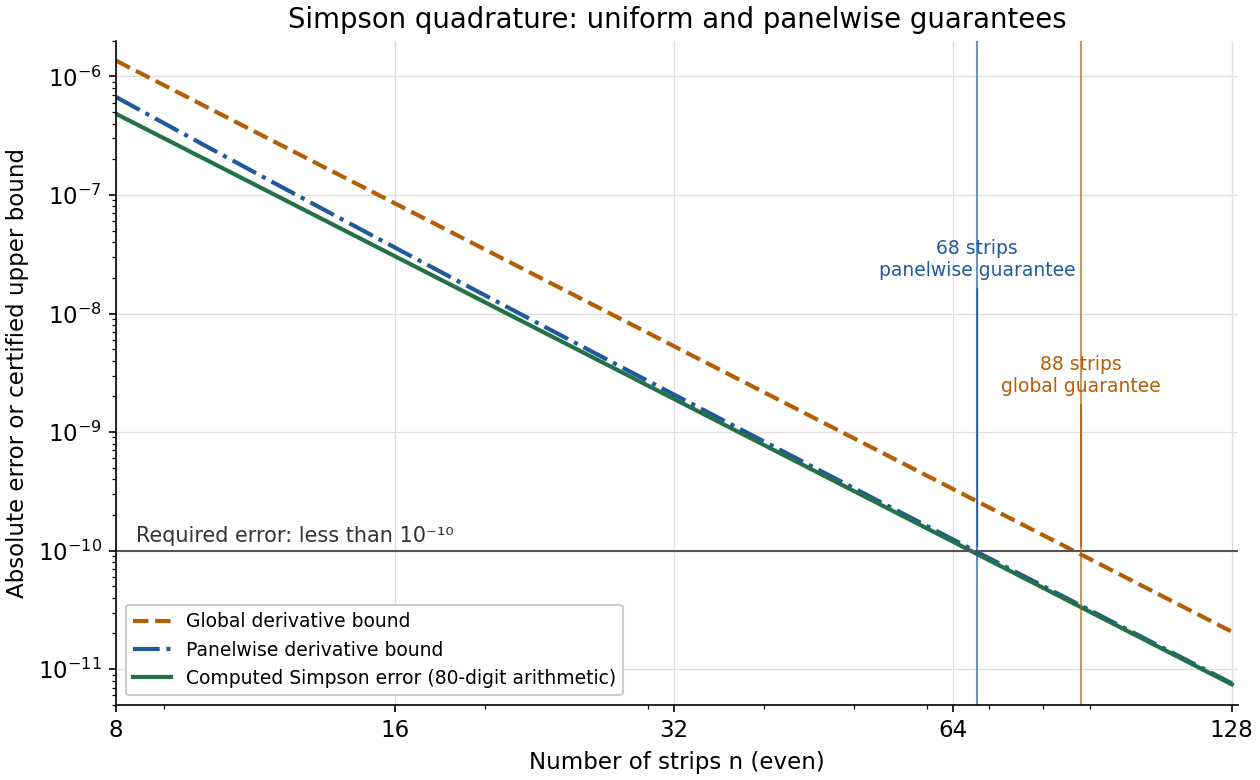

Generate this figure with Python:
"""Compute original Simpson-error evidence; write the opaque PNG to the CWD.

Tested with Python 3.14.4, NumPy 2.3.5, Matplotlib 3.10.7 (+dfsg1 build).
Dependencies are the existing root pyproject dependencies; no SciPy is used.
The integral and every quadrature value are computed with Decimal precision 80.
"""

from decimal import Decimal, localcontext
from pathlib import Path

import matplotlib

matplotlib.use("Agg")
import matplotlib.pyplot as plt
import numpy as np


def computed_errors(strip_counts):
    """Return the exact-integral comparison and the two proved upper bounds."""
    with localcontext() as context:
        context.prec = 80
        one = Decimal(1)
        e = one.exp()
        integral = e - one - e / Decimal(720)
        rows = []
        for count in strip_counts:
            n = int(count)
            if n < 2 or n % 2:
                raise ValueError("Simpson strip counts must be positive and even")
            dn = Decimal(n)
            spacing = one / dn

            def integrand(x):
                return x.exp() - e * x**5 / Decimal(120)

            weighted_sum = integrand(Decimal(0)) + integrand(one)
            weighted_sum += sum(
                (4 if j % 2 else 2) * integrand(Decimal(j) * spacing)
                for j in range(1, n)
            )
            actual = spacing * weighted_sum / 3 - integral
            global_bound = one / (180 * dn**4)
            panel_bound = (
                (e - one) / ((2 / dn).exp() - one) - e * dn / 4 + e / 2
            ) / (90 * dn**5)
            if not (0 < actual <= panel_bound <= global_bound):
                raise ArithmeticError("Computed error violates a proved bound")
            rows.append((n, actual, global_bound, panel_bound))
        return rows


def main():
    counts = np.arange(8, 130, 2, dtype=int)
    rows = computed_errors(counts)
    actual = np.array([float(row[1]) for row in rows])
    global_bound = np.array([float(row[2]) for row in rows])
    panel_bound = np.array([float(row[3]) for row in rows])
    plt.rcParams.update(
        {
            "font.family": "DejaVu Sans",
            "font.size": 11,
            "axes.spines.top": False,
            "axes.spines.right": False,
            "figure.facecolor": "white",
            "axes.facecolor": "white",
            "savefig.facecolor": "white",
        }
    )
    fig, ax = plt.subplots(figsize=(8.4, 5.2), layout="constrained")
    ax.loglog(counts, global_bound, "--", color="#b45f06", lw=2,
              label="Global derivative bound")
    ax.loglog(counts, panel_bound, "-.", color="#215a9c", lw=2,
              label="Panelwise derivative bound")
    ax.loglog(counts, actual, "-", color="#247047", lw=2,
              label="Computed Simpson error (80-digit arithmetic)")
    ax.axhline(1e-10, color="#555555", lw=1)
    ax.text(8.4, 1.18e-10, "Required error: less than 10⁻¹⁰",
            color="#333333", fontsize=10)
    for n, colour, label, height in [
        (68, "#215a9c", "68 strips\npanelwise guarantee", 1.9e-8),
        (88, "#b45f06", "88 strips\nglobal guarantee", 2.0e-9),
    ]:
        ax.axvline(n, color=colour, lw=1, alpha=0.65)
        ax.annotate(label, xy=(n, 1e-10), xytext=(n, height),
                    ha="center", va="bottom", fontsize=9, color=colour,
                    arrowprops={"arrowstyle": "-", "color": colour, "lw": 0.8})
    ax.set(
        xlabel="Number of strips n (even)",
        ylabel="Absolute error or certified upper bound",
        title="Simpson quadrature: uniform and panelwise guarantees",
        xlim=(8, 130),
        ylim=(5e-12, 2e-6),
    )
    ax.set_xticks([8, 16, 32, 64, 128], labels=["8", "16", "32", "64", "128"])
    ax.grid(which="major", color="#dedede", linewidth=0.6)
    ax.legend(loc="lower left", fontsize=9, framealpha=1, facecolor="white")
    output = Path(Path(__file__).stem + ".png")
    temporary = output.with_suffix(".png.tmp")
    fig.savefig(temporary, format="png", dpi=150, transparent=False,
                metadata={"Software": "Original Decimal/Matplotlib quadrature calculation"})
    temporary.replace(output)
    plt.close(fig)
    print(output.name)


if __name__ == "__main__":
    main()
